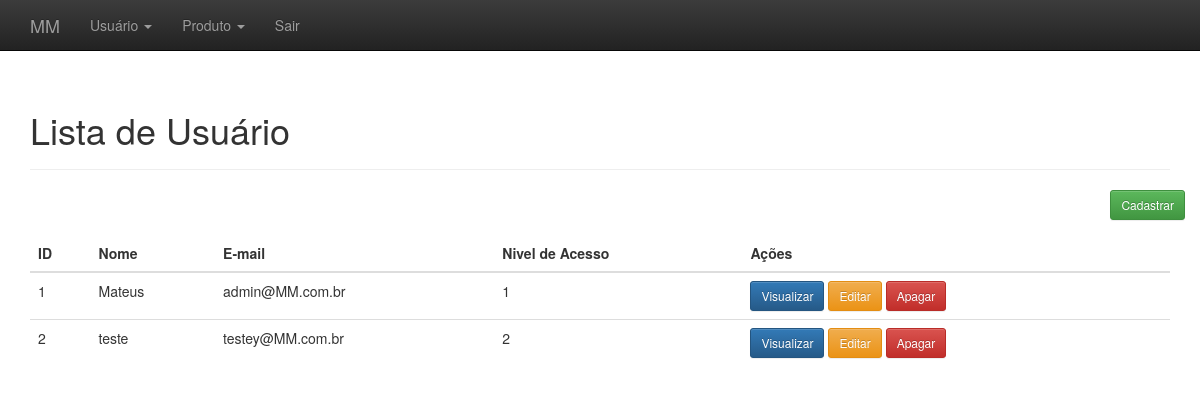
Screenshot of /administrativo.php?link=2 (signed in) with the database file from the repository.
### tables this page shows
CREATE TABLE IF NOT EXISTS `usuarios` (
  `id` int(11) NOT NULL AUTO_INCREMENT,
  `nome` varchar(220) NOT NULL,
  `email` varchar(220) NOT NULL,
  `login` varchar(50) NOT NULL,
  `senha` varchar(50) NOT NULL,
  `nivel_acesso_id` int(11) NOT NULL,
  `created` datetime DEFAULT NULL,
  `modified` datetime DEFAULT NULL,
  PRIMARY KEY (`id`)
);

### listar_usuario.php (the view, shortened to what this page needs)
<?php
	$resultado=mysqli_query($conectar,"SELECT * FROM usuarios ORDER BY 'id'");
?>
<div class="container theme-showcase" role="main">
  <div class="page-header">
	<h1>Lista de Usuário</h1>
  </div>
  <div class="row espaco">
		<div class="pull-right">
			<a href="administrativo.php?link=3"><button type='button' class='btn btn-sm btn-success'>Cadastrar</button></a>
		</div>
	</div>
  <div class="row">
	<div class="col-md-12">
	  <table class="table">
		<thead>
		  <tr>
			<th>ID</th>
			<th>Nome</th>
			<th>E-mail</th>
			<th>Nivel de Acesso</th>
			 <th>Ações</th>
		  </tr>
		</thead>
		<tbody>
			<?php
				while($linhas = mysqli_fetch_array($resultado)){
					echo "<tr>";
						echo "<td>".$linhas['id']."</td>";
						echo "<td>".$linhas['nome']."</td>";
						echo "<td>".$linhas['email']."</td>";
						echo "<td>".$linhas['nivel_acesso_id']."</td>";
						?>
						<td>
						<a href='administrativo.php?link=5&id=<?php echo $linhas['id']; ?>'><button type='button' class='btn btn-sm btn-primary'>Visualizar</button></a>
						<a href='administrativo.php?link=4&id=<?php echo $linhas['id']; ?>'><button type='button' class='btn btn-sm btn-warning'>Editar</button></a>
						<a href='processa/proc_apagar_usuario.php?id=<?php echo $linhas['id']; ?>'><button type='button' class='btn btn-sm btn-danger'>Apagar</button></a>
						<?php
					echo "</tr>";
				}
			?>
		</tbody>
	  </table>
	</div>
	</div>
</div>

### css/theme.css (style rules this page uses)
body { padding-top: 70px; padding-bottom: 30px; }
.espaco { margin-bottom:15px; }

### rows the page displays
usuarios: id "1", nome "Mateus", email "admin@MM.com.br", nivel_acesso "1"
usuarios: id "2", nome "teste", email "testey@MM.com.br", nivel_acesso "2"
